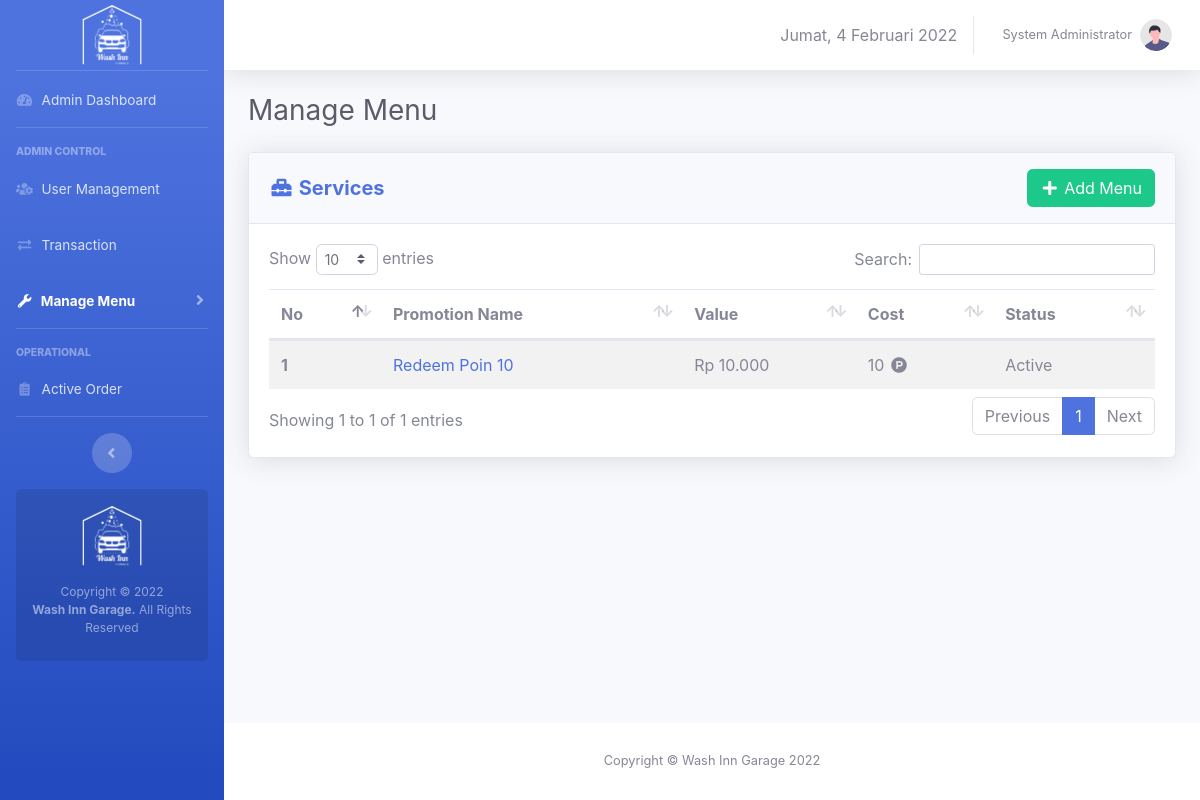
The page /admin/promotions-menu.php (signed in) on the database as committed earlier.
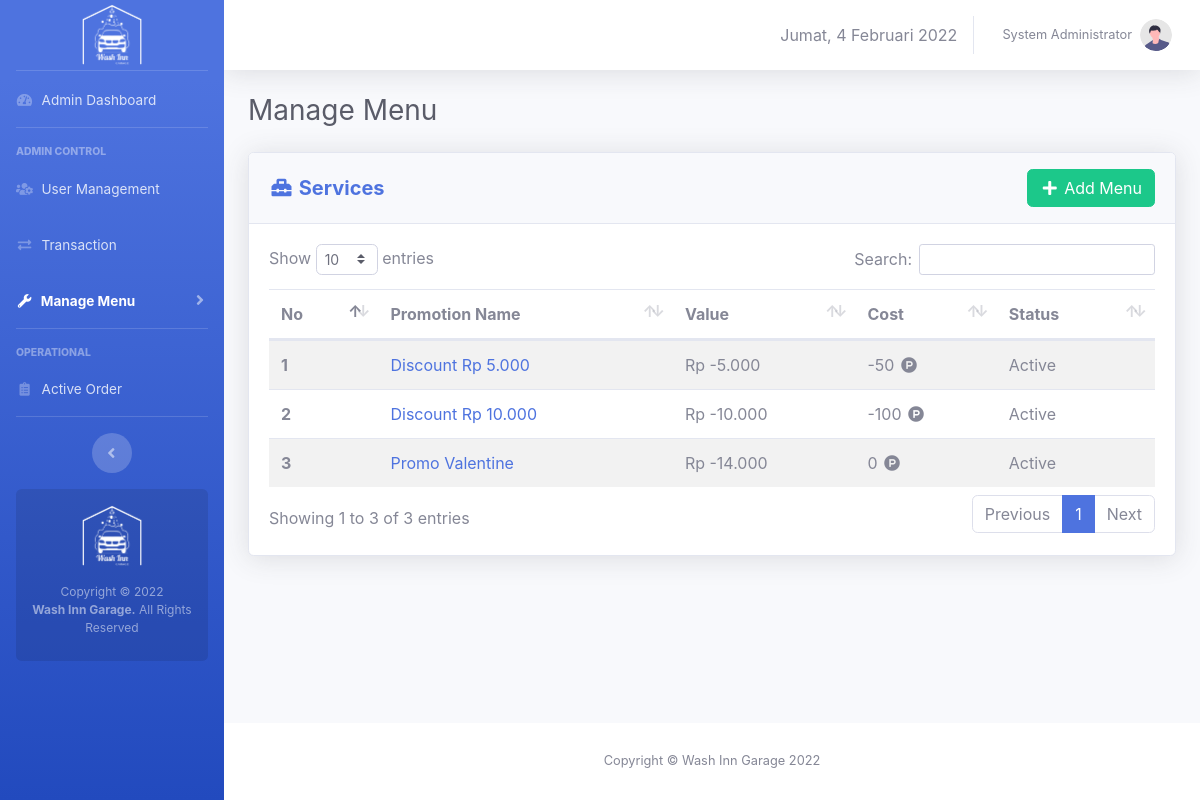
The same page on the database as committed later.
### tables this page shows
CREATE TABLE `menus` (
  `id` int(10) NOT NULL,
  `type` enum('service','merchandise','food','beverage','promotion') NOT NULL,
  `category` enum('Car','Motorcycle') DEFAULT NULL,
  `name` varchar(50) NOT NULL,
  `price` int(20) NOT NULL,
  `image` varchar(100) DEFAULT 'no-thumbnail.jpg',
  `description` varchar(1000) DEFAULT NULL,
  `stock` int(10) DEFAULT NULL,
  `poin` int(11) NOT NULL,
  `status` enum('active','inactive','out of stock') NOT NULL
);

### core/init.php (called while the page is built, shortened)
<?php
if (!empty($_SERVER['HTTPS']) && ('on' == $_SERVER['HTTPS'])) {
  $home = 'https://';
} else {
  $home = 'http://';
}
$home   .= $_SERVER['HTTP_HOST'] . '/washinngarage';
$assets  = $home . '/assets';

### admin/promotions-menu.php (the view, shortened to what this page needs)
<?php
require_once 'admin-only.php';
$i = 1;
$query_getServices = "SELECT * FROM menus WHERE type = 'promotion'";
$execute_getServices = mysqli_query($link, $query_getServices);
?>
<!DOCTYPE html>
<html>
<head>
    <link rel="stylesheet" type="text/css" href="<?= $assets ?>/css/sb-admin-2.min.css">
    <link href="<?= $assets ?>/vendor/fontawesome-free/css/all.min.css" rel="stylesheet" type="text/css">
    <link href="<?= $assets ?>/vendor/datatables/dataTables.bootstrap4.min.css" rel="stylesheet">
</head>
<body class="page-top">
    <div id="wrapper">
        <?php require_once 'view-template/sidebar.php'; ?>
        <div id="content-wrapper" class="d-flex flex-column">
            <div id="content">
                <?php require_once 'view-template/topbar.php'; ?>
                <div class="container-fluid">
                    <div class="d-sm-flex align-items-center justify-content-between mb-4">
                        <h1 class="h3 mb-0 text-gray-800">Manage Menu </h1>
                    </div>
                    <div class="row">
                        <div class="col-xl-12 col-lg-12" id="panelUtama">
                            <div class="card shadow mb-4">
                                <div class="card-header py-3 d-flex flex-row align-items-center justify-content-between">
                                    <h5 class="m-0 font-weight-bold text-primary"><i class="fas fa-toolbox fa-fw"></i> Services</h5>
                                    <a data-toggle="modal" data-target="#addMenuModal" class="btn btn-success"><i class="fas fa-plus fa-fw"></i> Add Menu</a>
                                </div>
                                <div class="card-body">
                                    <table class="table table-striped" id="services">
                                        <thead>
                                            <tr>
                                                <th scope="col">No</th>
                                                <th scope="col">Promotion Name</th>
                                                <th scope="col">Value</th>
                                                <th scope="col">Cost</th>
                                                <th scope="col">Status</th>
                                            </tr>
                                        </thead>
                                        <tbody>
                                            <?php while ($service = mysqli_fetch_assoc($execute_getServices)) {
                                                $status = ($service['status'] == 'active') ? 'Active' : 'Inactive';
                                                $type = ($service['type'] == 'service') ? 'Service' : 'other';
                                                $price = 'Rp ' . number_format($service['price'], 0, ',', '.')
                                            ?>
                                                <tr onclick="openDetail('<?= $service['image'] . '\',\'' . $service['name'] . '\',\'' . $type . '\',\'' . $service['category'] . '\',\'' . $price . '\',\'' . $status . '\',\'' . $service['description'] . '\',\'' . $service['id'] . '\',\'' . $service['price'] . '\',\'' . $service['poin'] ?>')">
                                                    <th scope="row"><?= $i ?></th>
                                                    <td><a href="#" class="text-decoration-none"><?= $service['name'] ?></a></td>
                                                    <td><?= $price ?></td>
                                                    <td><?= $service['poin'] ?> <i class="fab fa-product-hunt fa-fw"></i></td>
                                                    <td><?= $status ?></td>
                                                </tr>
                                            <?php $i++;
                                            } ?>
                                        </tbody>
                                    </table>
                                </div>
                            </div>
                        </div>
                    </div>
                </div>
            </div>
            <?php require_once "view-template/footer.php" ?>
        </div>
    </div>
</body>
</html>

Rows that differ between the two databases and show on the page:
no longer on this page (row edited): menus: name "Redeem Poin 10", price "Rp 10.000", poin "10", status "Active"
added menus: name "Discount Rp 5.000", price "Rp -5.000", poin "-50", status "Active"
added menus: name "Discount Rp 10.000", price "Rp -10.000", poin "-100", status "Active"
added menus: name "Promo Valentine", price "Rp -14.000", poin "0", status "Active"
Other text that changed with them:
text written by a page script: "Show entries Search: Showing 1 to 1 of 1 entries Previous 1 Next" → "Show entries Search: Showing 1 to 3 of 3 entries Previous 1 Next"
